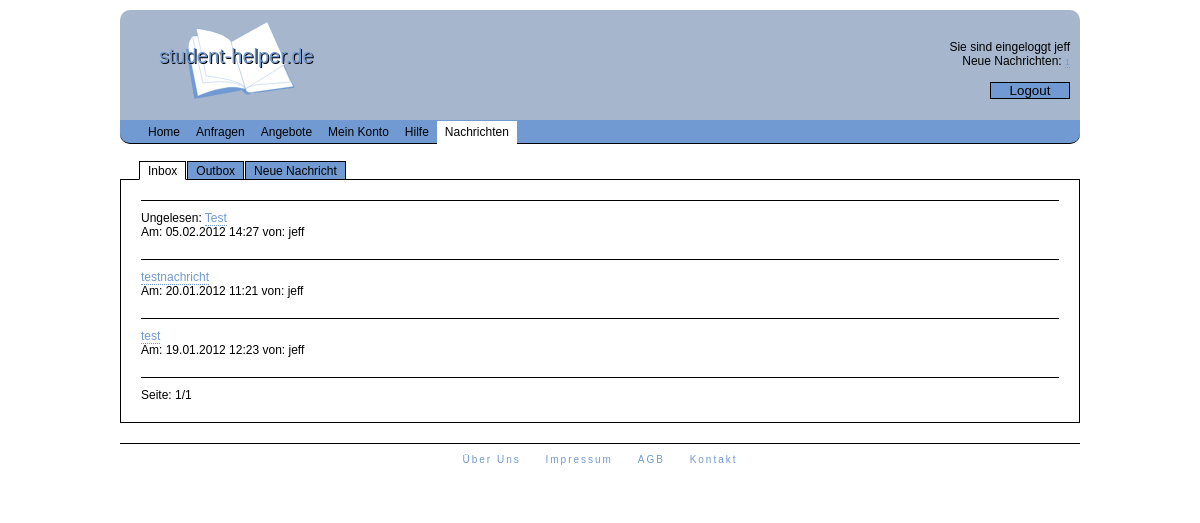
/index.php?l=nachrichten&n=inbox (signed in), run on the app's committed database.
### tables this page shows
CREATE TABLE IF NOT EXISTS `nachrichten` (
  `id` int(11) NOT NULL AUTO_INCREMENT,
  `uservid` int(11) NOT NULL,
  `useraid` int(11) NOT NULL,
  `datetime` varchar(19) NOT NULL,
  `betreff` varchar(30) NOT NULL,
  `text` varchar(300) NOT NULL,
  `gelesen` tinyint(1) NOT NULL,
  PRIMARY KEY (`id`)
);

CREATE TABLE IF NOT EXISTS `user` (
  `id` int(11) NOT NULL AUTO_INCREMENT,
  `nick` varchar(20) NOT NULL,
  `email` varchar(30) NOT NULL,
  `pass` varchar(32) NOT NULL,
  `hochschulid` int(11) DEFAULT NULL,
  `name` varchar(30) DEFAULT NULL,
  `vorname` varchar(30) DEFAULT NULL,
  PRIMARY KEY (`id`)
);

### auth/auth.php (called while the page is built, shortened)
<?php
$db = new Database();
if (isset($_SESSION['logedin']) && ($_SESSION['logedin'] == true)){
    if (pass_md5($_SERVER['HTTP_USER_AGENT'], substr($_SERVER["REMOTE_ADDR"],0,7)) != $_SESSION['finger']){
        $_SESSION['logedin'] = false;
        session_destroy();
    }
    else {
        $logedin = true;
    }
}
?>

### auth/pass-md5.php (called while the page is built)
<?php
function pass_md5($user, $pass){
    $hash = md5($user.'hj6zZUk.,(u00kjfdr4vdlkopcex,+#!cfdhhjn'.$pass);
    return $hash;
}
?>

### class/class.database.php (called while the page is built, shortened)
<?php
class Database {
    private $dbuser = 'swa3';
	private $dbpass = 'Shaim6ie';
	private $dbdb = 'swa3';
	public function __construct(){
	    try {
	        $this->db = new PDO('mysql:host=localhost;dbname='.$this->dbdb, $this->dbuser, $this->dbpass);
	        $this->db->setAttribute( PDO::ATTR_ERRMODE, PDO::ERRMODE_EXCEPTION );
	        $stmt = $this->db->prepare('SET NAMES utf8');
	        $stmt->execute();
	        $stmt = $this->db->prepare('SET CHARACTER SET utf8');
	        $stmt->execute();
        }
        catch (PDOException $e) {
            print "Error!: " . $e->getMessage() . "<br/>";
            die();
        }
	}
	public function select($what, $tabname, $where = null, $order = null, $limit = null){
	    try {
	        if (!$where){
	            $sql = "SELECT $what FROM $tabname";
	            $stmt = $this->db->prepare($sql);
	            $stmt->execute();
	        }
	        else {
	            $wherecond = "";
                foreach ($where AS $key => $val){
                    $wherecond .= ' AND `'.$key.'`=:'.$key;
                }
                if (!$order && !$limit){
	                $sql = "SELECT $what FROM `$tabname` WHERE ".substr($wherecond, 5);
	                $stmt = $this->db->prepare($sql);
	            }
	            elseif ($order && !$limit){
	                if (count($order) == 2){
	                    $ad = $order[1];
	                }
	                else {
	                    $ad = 'ASC';
	                }
	                $sql = "SELECT $what FROM `$tabname` WHERE ".substr($wherecond, 5)." ORDER BY $order[0] $ad";
	                $stmt = $this->db->prepare($sql);
	            }
	            foreach ($where AS $key => $val){
	                $stmt->bindParam(':'.$key, $where[$key]);
	            }
	            $stmt->execute();
	        }
	        return $stmt;
	    }
	    catch (PDOException $e) {
            print "Error!: " . $e->getMessage() . "<br/>";
            die();
        }
	}
}
?>

### content/inbox.php (the view, shortened to what this page needs)
<?php
if ($logedin){
    unset($where);
    $where['useraid'] = $_SESSION['userid'];
    $order[0] = 'id';
    $order[1] = 'DESC';
    $stmt = $db->select("*", "nachrichten", $where, $order);
    $anzahl = $stmt->rowCount();
    if ($anzahl == 0){
        echo '<div id="nachhilfecontainer">Keine Einträge vorhanden</div>';
    }
    else {
        for ($x = 0; $x < $anzahl; $x++){
            $ergarr[$x] = $stmt->fetchObject();
        }
        $seiten = intval($anzahl/10);
        if (($anzahl%10) > 0){
            $seiten += 1;
        }
        if (!isset($_GET['seite'])){
            $seite = 1;
        }
        else {
            $seite = $_GET['seite'];
        }
        $start = ($seite*10)-10;
        if ($anzahl > $start+10){
            $ende = $start+10;
        }
        else {
            $ende = $anzahl;
        }
        for ($start; $start < $ende; $start++){
            unset($where);
            $where['id'] = $ergarr[$start]->uservid;
            $uisq = $db->select("nick", "user", $where);
            $uierg = $uisq->fetchObject();
            echo '<div id="messagecontainer">
                    <div id="messagehead">';
            if ($ergarr[$start]->gelesen == 0){
                echo 'Ungelesen: ';
            }
            $lin = '';
            echo '<a href="index.php?l=nachrichten&n=inbox'.$lin.'&mid='.$ergarr[$start]->id.'">'.$ergarr[$start]->betreff.'</a></br>';
            $datum = explode("-", $ergarr[$start]->datetime);
            echo 'Am: '.$datum["2"].'.'.$datum["1"].'.'.$datum["0"].' '.$datum["3"].':'.$datum["4"].' ';
            echo 'von: '.$uierg->nick;
            echo '</div>';
            echo '</div>';
        }
        echo '<div id="seite">';
        echo 'Seite: '.$seite.'/'.$seiten;
        echo '</div>';
    }
}
?>

### style.css (style rules this page uses)
body { background-color: white ;color: black; font-family: Verdana, Arial, Helvetica, sans-serif; font-size: 12px; }
body, div, h1, h2, h3, h4, h5, h6, p, th, td, ul, li, form, input, textarea { padding: 0; margin: 0; }
a { text-decoration: none; }
a:link { color: #709AD1; }
#content a { border-bottom: 1px dotted #709AD1; }
#seite { border-top: 1px solid black; padding: 10px 0 0 0; }
#messagecontainer { border-top: 1px solid black; padding: 10px 0 20px 0; }

### data on the page
nachrichten: shows "Ungelesen:", betreff "Test", datetime "05", datetime "02", datetime "2012", datetime "14", datetime "27", user.nick "jeff"
nachrichten: betreff "testnachricht", datetime "20", datetime "01", datetime "2012", datetime "11", datetime "21", user.nick "jeff"
nachrichten: betreff "test", datetime "19", datetime "01", datetime "2012", datetime "12", datetime "23", user.nick "jeff"

### other printed values
$_SESSION['usernick'] "jeff"
$news "1"
$seite "1"
$seiten "1"
